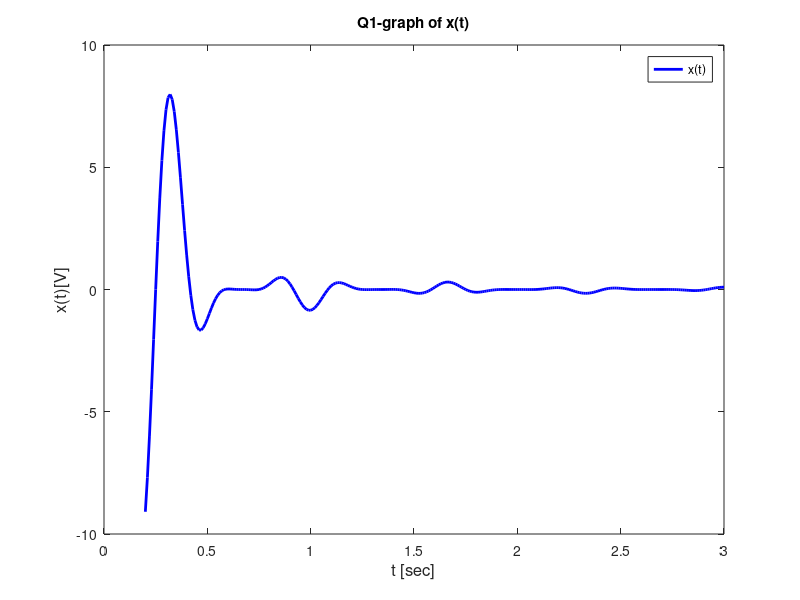
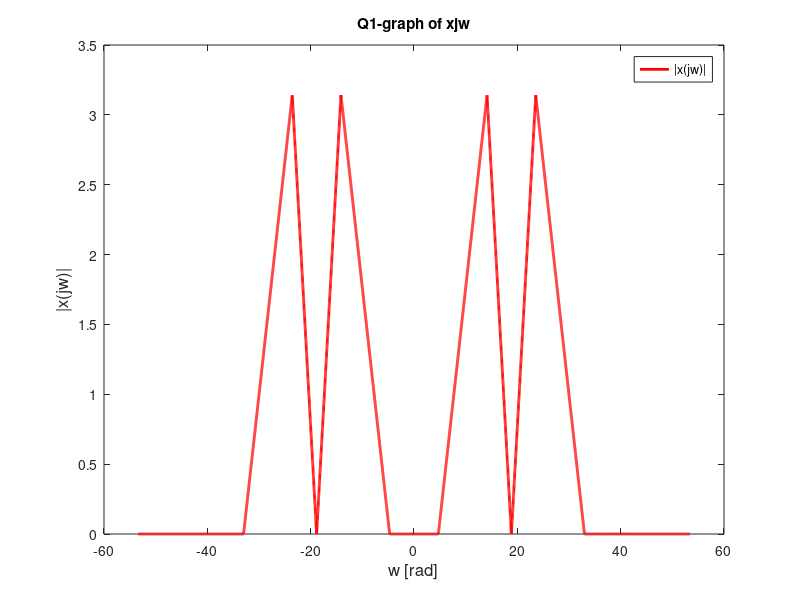
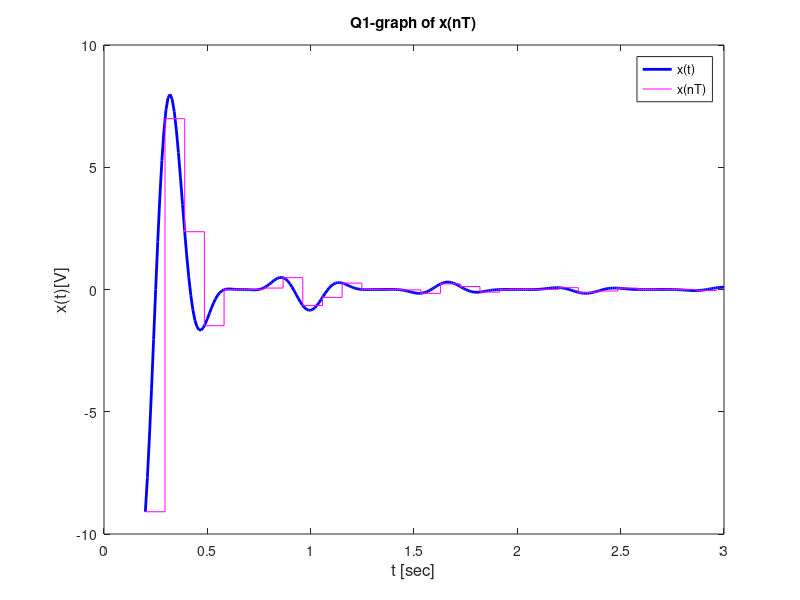
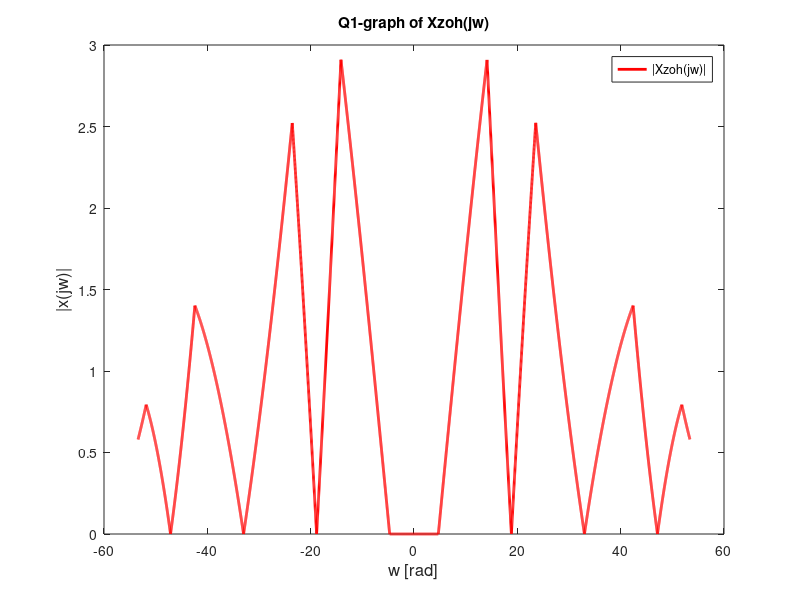

Reproduce these figures in MATLAB, in order. (Note: this script raises an error after producing the figures.)
clc;
clear all;
close all;
%Q1.A;---------------------------------------------------------------------
t= (0.2:(1/100):3);
wm= 3*pi;
x= 8./(wm*t.^2) .* ((sin((1/2)*wm*t)).^3).*cos(2*wm*t);

figure; %new figure window
plot(t,x,'b','LineWidth',2); 
title('Q1-graph of x(t)'); xlabel('t [sec]','FontSize',12); ylabel('x(t)[V]','FontSize',12);
legend('x(t)');
hold on; %retain current graph in figure, to allow several graphs over the same
%Q1.B;---------------------------------------------------------------------
w=-17*pi:1/100:17*pi;
xjw=(pi./1i).*((tripuls((w-2.5*wm)./wm,2)+tripuls((w+1.5*wm)./wm,2)-tripuls((w-1.5*wm)./wm,2)-tripuls((w+2.5*wm)./wm,2)));
figure;
plot(w,abs(xjw),'r','LineWidth',2); 
title('Q1-graph of xjw'); xlabel('w [rad]','FontSize',12); ylabel('|x(jw)|','FontSize',12);
legend('|x(jw)|');
%Q1.C;---------------------------------------------------------------------
t= (0.2:(1/100):3);
wm= 3*pi;
x= 8./(wm*t.^2) .* ((sin((1/2)*wm*t)).^3).*cos(2*wm*t);
figure; %new figure window
plot(t,x,'b','LineWidth',2);    
title('Q1-graph of x(nT)'); xlabel('t [sec]','FontSize',12); ylabel('x(t)[V]','FontSize',12);
hold on; %retain current graph in figure, to allow several graphs over the same
tn=(0.2:(2/21):3);%2/21 it is Ts that we calculate.
y=8./(wm*tn.^2) .* ((sin((1/2)*wm*tn)).^3).*cos(2*wm*tn);
stairs(tn,y,'Color','m');
legend('x(t)','x(nT)');
%Q1.D;---------------------------------------------------------------------
ws=2*pi*10.5;
Ts=(2*pi)/ws;
xt=zeros(1,length(w));
for n = -1:1:1
    xt=xt+(pi./1i).*((tripuls((w-2.5*wm+n*ws)./wm,2)+tripuls((w+1.5*wm+n*ws)./wm,2)-tripuls((w-1.5*wm+n*ws)./wm,2)-tripuls((w+2.5*wm+n*ws)./wm,2)));
end 
xzoh=(exp(-1i*w*Ts/2)).*sinc(w/(2*pi/Ts)).*xt;

figure;
plot(w,abs(xzoh),'r','LineWidth',2); 
title('Q1-graph of Xzoh(jw)'); xlabel('w [rad]','FontSize',12); ylabel('|x(jw)|','FontSize',12);
legend('|Xzoh(jw)|');
%Q1.E;---------------------------------------------------------------------
%win= rectangularPulse(-ws/2,ws/2,w);
%h=exp(1i*pi.*w./ws)/(sinc(w/ws));
hw= rectangularPulse(-ws/2,ws/2,w).*exp(1i*pi.*w./ws)/(sinc(w/ws));
xrec=zeros(1,length(t));
i=0;
for s= 0.2:1/100:3
i=i+1;
xrec(i)=trapz(w,1/(2*pi).*hw.*xzoh.*exp(1i*w*s));
end
figure;
%plot(t,xrec,'r','LineWidth',2); 
%hold on;
%plot(t,x,'b','LineWidth',2); 
%title('Q1-graph of Xrec(t) comparing to X(t)'); xlabel('t [sec]','FontSize',12); ylabel('[V]','FontSize',12);
%legend('Xrec(t)','X(t)');


plot(w,abs(hw),'r','LineWidth',2); 
hold on;